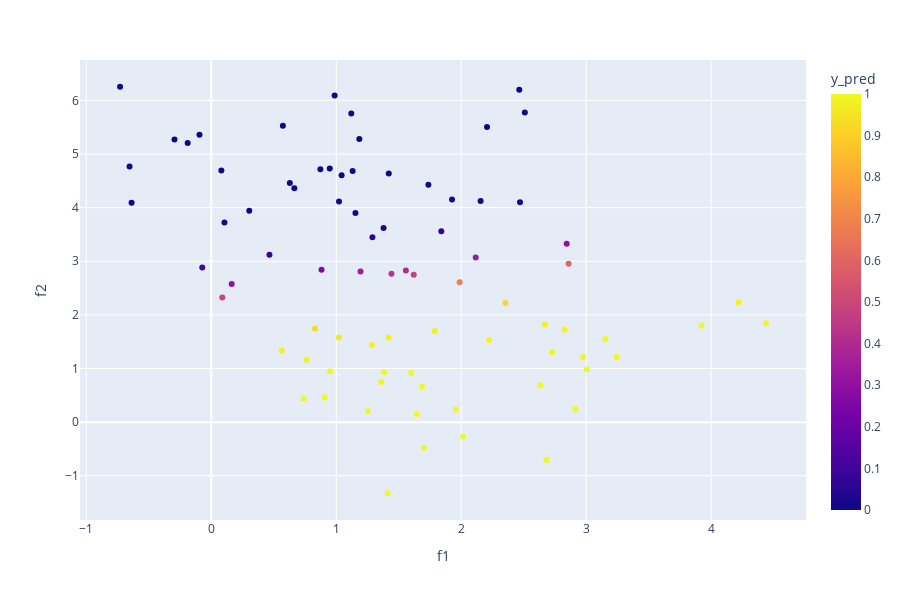

Notebook source saved alongside this figure:
### Code cell
fig = px.scatter(df_train, x="f1", y="f2", color="y_pred")
fig.show()
